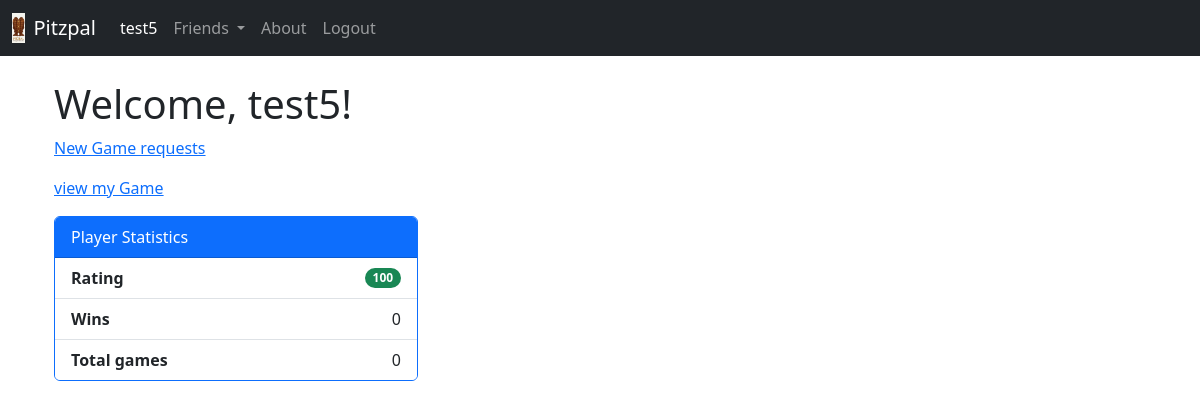
/home/ (signed in), run on the app's committed database.
### crm/models.py (models this page shows, shortened)
class User(AbstractUser):
    ph = models.BigIntegerField(default=0)
    dob = models.DateField(default=datetime.date(2000, 1, 1))
    email = models.EmailField(unique=True)
    rating = models.IntegerField(default=100)
    wins = models.PositiveIntegerField(default=0)
    total = models.PositiveIntegerField(default=0)

### home/views.py (the view)
# urls.py: path("", views.home_view, name="home"),
def home_view(request):
    context = {
        "page_title": "Home Page",
        "welcome_message": "Welcome to our site!",
    }
    return render(request, "home/home.html", context)

### home/templates/home/home.html (shortened to what this page needs)
{% extends 'common/base.html' %}
{% block content %}
<div class="container mt-4">
    <div class="row">
        <div id="pitzpal-main-container">
            <h1>Welcome, {{ user.username }}!</h1>
            <frame>
            <p><a href="{%url 'new_game' %}"> New Game requests</a></p>
            </frame>
            <frame>
            <p><a href="{%url 'game_list' %}"> view my Game </a></p>
            </frame>
        </div>
    </div>
    <frame>
    <div>
        <div class="col-md-4">
            <div class="card border-primary">
                <div class="card-header bg-primary text-white">
                    Player Statistics
                </div>
                <ul class="list-group list-group-flush">
                    <li class="list-group-item d-flex justify-content-between align-items-center">
                        <strong>Rating</strong>
                        <span class="badge bg-success rounded-pill">{{ user.rating }}</span>
                    </li>
                    <li class="list-group-item d-flex justify-content-between align-items-center">
                        <strong>Wins</strong>
                        <span>{{ user.wins }}</span>
                    </li>
                    <li class="list-group-item d-flex justify-content-between align-items-center">
                        <strong>Total games</strong>
                        <span>{{ user.total }}</span>
                    </li>
                </ul>
            </div>
        </div>
    </div>
    </frame>
</div>
{% endblock %}

### home/templates/common/base.html (shortened to what this page needs)
<!doctype html>
<html lang="en">
    <head>
        <link
            href="https://cdn.jsdelivr.net/npm/bootstrap@5.3.0/dist/css/bootstrap.min.css"
            rel="stylesheet"
        />
    </head>
    <body>
        {% load static %}
        <nav class="navbar navbar-expand-lg navbar-dark bg-dark">
            <div class="container-fluid">
                <a class="navbar-brand d-flex align-items-center" href="#">
                            <img src="{% static 'images/logo.png' %}" alt="Pitzpal Logo" height="30" class="me-2">
                            <span>Pitzpal</span>
                </a>
                <div class="collapse navbar-collapse" id="navbarNav">
                    <ul class="navbar-nav">
                        <li class="nav-item">
                            <a class="nav-link active" href="/home">{{ user.username }}</a>
                        </li>
                        <li class="nav-item dropdown">
                            <a class="nav-link dropdown-toggle" href="#" id="friendsDropdown" role="button" data-bs-toggle="dropdown" aria-expanded="false">
                                        Friends
                            </a>
                        </li>
                        <li class="nav-item">
                            <a class="nav-link" href="/about">About</a>
                        </li>
                        <li class="nav-item">
                            {% if user.is_authenticated %}
                                <form action="{% url 'logout' %}" method="post" style="display: inline;">
                                    <button type="submit" class="nav-link" ">
                                        Logout
                                    </button>
                                </form>
                            {% endif %}
                        </li>
                    </ul>
                </div>
            </div>
        </nav>
        <div class="container mt-4">
            {% if user.is_authenticated %}
            {% block content %}{% endblock %}
            {% endif %}
        </div>
    </body>
</html>

### data on the page
User: username "test5", rating "100", wins "0", total "0"
